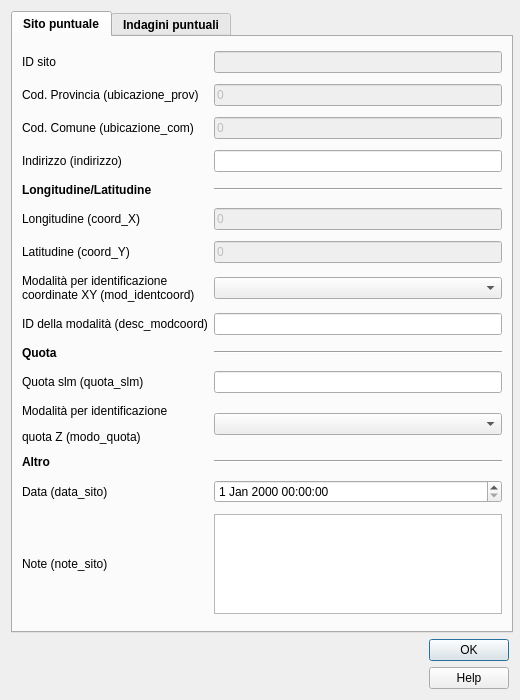
<?xml version="1.0" encoding="UTF-8"?>
<ui version="4.0">
 <class>siti_puntuali</class>
 <widget class="QDialog" name="siti_puntuali">
  <property name="geometry">
   <rect>
    <x>0</x>
    <y>0</y>
    <width>520</width>
    <height>700</height>
   </rect>
  </property>
  <property name="sizePolicy">
   <sizepolicy hsizetype="Fixed" vsizetype="Fixed">
    <horstretch>0</horstretch>
    <verstretch>0</verstretch>
   </sizepolicy>
  </property>
  <property name="minimumSize">
   <size>
    <width>520</width>
    <height>700</height>
   </size>
  </property>
  <property name="maximumSize">
   <size>
    <width>1500</width>
    <height>1500</height>
   </size>
  </property>
  <property name="windowTitle">
   <string>Siti puntuali</string>
  </property>
  <property name="modal">
   <bool>true</bool>
  </property>
  <layout class="QVBoxLayout" name="verticalLayout_2">
   <item>
    <widget class="QTabWidget" name="tabWidget">
     <property name="enabled">
      <bool>true</bool>
     </property>
     <property name="sizePolicy">
      <sizepolicy hsizetype="Expanding" vsizetype="Expanding">
       <horstretch>0</horstretch>
       <verstretch>0</verstretch>
      </sizepolicy>
     </property>
     <property name="minimumSize">
      <size>
       <width>502</width>
       <height>435</height>
      </size>
     </property>
     <property name="maximumSize">
      <size>
       <width>1450</width>
       <height>1450</height>
      </size>
     </property>
     <property name="palette">
      <palette>
       <active>
        <colorrole role="Light">
         <brush brushstyle="SolidPattern">
          <color alpha="255">
           <red>255</red>
           <green>255</green>
           <blue>255</blue>
          </color>
         </brush>
        </colorrole>
       </active>
       <inactive>
        <colorrole role="Light">
         <brush brushstyle="SolidPattern">
          <color alpha="255">
           <red>255</red>
           <green>255</green>
           <blue>255</blue>
          </color>
         </brush>
        </colorrole>
       </inactive>
       <disabled>
        <colorrole role="Light">
         <brush brushstyle="SolidPattern">
          <color alpha="255">
           <red>255</red>
           <green>255</green>
           <blue>255</blue>
          </color>
         </brush>
        </colorrole>
       </disabled>
      </palette>
     </property>
     <property name="font">
      <font>
       <weight>75</weight>
       <bold>true</bold>
      </font>
     </property>
     <property name="toolTip">
      <string/>
     </property>
     <property name="currentIndex">
      <number>0</number>
     </property>
     <widget class="QWidget" name="tab">
      <attribute name="title">
       <string>Sito puntuale</string>
      </attribute>
      <layout class="QGridLayout" name="gridLayout">
       <item row="18" column="0">
        <widget class="QLabel" name="label_16">
         <property name="text">
          <string>&lt;b&gt;Quota&lt;/b&gt;</string>
         </property>
        </widget>
       </item>
       <item row="22" column="0">
        <widget class="QLabel" name="label_6">
         <property name="font">
          <font>
           <weight>50</weight>
           <bold>false</bold>
          </font>
         </property>
         <property name="text">
          <string>Data (data_sito)</string>
         </property>
        </widget>
       </item>
       <item row="1" column="0">
        <widget class="QLabel" name="label_14">
         <property name="font">
          <font>
           <weight>50</weight>
           <bold>false</bold>
          </font>
         </property>
         <property name="text">
          <string>Cod. Provincia (ubicazione_prov)</string>
         </property>
        </widget>
       </item>
       <item row="19" column="1">
        <widget class="QLineEdit" name="quota_slm">
         <property name="font">
          <font>
           <weight>50</weight>
           <bold>false</bold>
          </font>
         </property>
         <property name="toolTip">
          <string/>
         </property>
        </widget>
       </item>
       <item row="10" column="1">
        <widget class="QLineEdit" name="coord_y">
         <property name="enabled">
          <bool>false</bool>
         </property>
         <property name="font">
          <font>
           <weight>50</weight>
           <bold>false</bold>
          </font>
         </property>
         <property name="toolTip">
          <string/>
         </property>
         <property name="text">
          <string>0</string>
         </property>
        </widget>
       </item>
       <item row="5" column="1">
        <widget class="Line" name="line">
         <property name="orientation">
          <enum>Qt::Horizontal</enum>
         </property>
        </widget>
       </item>
       <item row="6" column="1">
        <widget class="QLineEdit" name="coord_x">
         <property name="enabled">
          <bool>false</bool>
         </property>
         <property name="font">
          <font>
           <weight>50</weight>
           <bold>false</bold>
          </font>
         </property>
         <property name="toolTip">
          <string/>
         </property>
         <property name="inputMethodHints">
          <set>Qt::ImhNone</set>
         </property>
         <property name="text">
          <string>0</string>
         </property>
        </widget>
       </item>
       <item row="4" column="1">
        <widget class="QLineEdit" name="indirizzo">
         <property name="font">
          <font>
           <weight>50</weight>
           <bold>false</bold>
          </font>
         </property>
         <property name="toolTip">
          <string/>
         </property>
        </widget>
       </item>
       <item row="2" column="1">
        <widget class="QLineEdit" name="ubicazione_com">
         <property name="enabled">
          <bool>false</bool>
         </property>
         <property name="font">
          <font>
           <weight>50</weight>
           <bold>false</bold>
          </font>
         </property>
         <property name="toolTip">
          <string/>
         </property>
         <property name="text">
          <string>0</string>
         </property>
        </widget>
       </item>
       <item row="0" column="1">
        <widget class="QLineEdit" name="id_spu">
         <property name="enabled">
          <bool>false</bool>
         </property>
         <property name="palette">
          <palette>
           <active>
            <colorrole role="Text">
             <brush brushstyle="SolidPattern">
              <color alpha="255">
               <red>113</red>
               <green>113</green>
               <blue>113</blue>
              </color>
             </brush>
            </colorrole>
            <colorrole role="PlaceholderText">
             <brush brushstyle="NoBrush">
              <color alpha="128">
               <red>113</red>
               <green>113</green>
               <blue>113</blue>
              </color>
             </brush>
            </colorrole>
           </active>
           <inactive>
            <colorrole role="Text">
             <brush brushstyle="SolidPattern">
              <color alpha="255">
               <red>113</red>
               <green>113</green>
               <blue>113</blue>
              </color>
             </brush>
            </colorrole>
            <colorrole role="PlaceholderText">
             <brush brushstyle="NoBrush">
              <color alpha="128">
               <red>113</red>
               <green>113</green>
               <blue>113</blue>
              </color>
             </brush>
            </colorrole>
           </inactive>
           <disabled>
            <colorrole role="Text">
             <brush brushstyle="SolidPattern">
              <color alpha="255">
               <red>120</red>
               <green>120</green>
               <blue>120</blue>
              </color>
             </brush>
            </colorrole>
            <colorrole role="PlaceholderText">
             <brush brushstyle="NoBrush">
              <color alpha="128">
               <red>113</red>
               <green>113</green>
               <blue>113</blue>
              </color>
             </brush>
            </colorrole>
           </disabled>
          </palette>
         </property>
         <property name="font">
          <font>
           <weight>50</weight>
           <bold>false</bold>
          </font>
         </property>
         <property name="toolTip">
          <string/>
         </property>
         <property name="text">
          <string/>
         </property>
        </widget>
       </item>
       <item row="0" column="0">
        <widget class="QLabel" name="label_8">
         <property name="font">
          <font>
           <weight>50</weight>
           <bold>false</bold>
          </font>
         </property>
         <property name="text">
          <string>ID sito</string>
         </property>
        </widget>
       </item>
       <item row="23" column="0">
        <widget class="QLabel" name="label_7">
         <property name="font">
          <font>
           <weight>50</weight>
           <bold>false</bold>
          </font>
         </property>
         <property name="text">
          <string>Note (note_sito)</string>
         </property>
        </widget>
       </item>
       <item row="1" column="1">
        <widget class="QLineEdit" name="ubicazione_prov">
         <property name="enabled">
          <bool>false</bool>
         </property>
         <property name="font">
          <font>
           <weight>50</weight>
           <bold>false</bold>
          </font>
         </property>
         <property name="toolTip">
          <string/>
         </property>
         <property name="text">
          <string>0</string>
         </property>
        </widget>
       </item>
       <item row="22" column="1">
        <widget class="QDateTimeEdit" name="data_sito">
         <property name="font">
          <font>
           <weight>50</weight>
           <bold>false</bold>
          </font>
         </property>
         <property name="toolTip">
          <string/>
         </property>
        </widget>
       </item>
       <item row="23" column="1">
        <widget class="QTextEdit" name="note_sito">
         <property name="maximumSize">
          <size>
           <width>16777215</width>
           <height>100</height>
          </size>
         </property>
         <property name="font">
          <font>
           <weight>50</weight>
           <bold>false</bold>
          </font>
         </property>
         <property name="toolTip">
          <string/>
         </property>
        </widget>
       </item>
       <item row="21" column="0">
        <widget class="QLabel" name="label_17">
         <property name="text">
          <string>&lt;b&gt;Altro&lt;/b&gt;</string>
         </property>
        </widget>
       </item>
       <item row="4" column="0">
        <widget class="QLabel" name="label_2">
         <property name="font">
          <font>
           <weight>50</weight>
           <bold>false</bold>
          </font>
         </property>
         <property name="text">
          <string>Indirizzo (indirizzo)</string>
         </property>
        </widget>
       </item>
       <item row="17" column="0">
        <widget class="QLabel" name="label_3">
         <property name="font">
          <font>
           <weight>50</weight>
           <bold>false</bold>
          </font>
         </property>
         <property name="text">
          <string>ID della modalità (desc_modcoord)</string>
         </property>
        </widget>
       </item>
       <item row="2" column="0">
        <widget class="QLabel" name="label_15">
         <property name="font">
          <font>
           <weight>50</weight>
           <bold>false</bold>
          </font>
         </property>
         <property name="text">
          <string>Cod. Comune (ubicazione_com)</string>
         </property>
        </widget>
       </item>
       <item row="17" column="1">
        <widget class="QLineEdit" name="desc_modcoord">
         <property name="font">
          <font>
           <weight>50</weight>
           <bold>false</bold>
          </font>
         </property>
         <property name="toolTip">
          <string/>
         </property>
        </widget>
       </item>
       <item row="20" column="0">
        <widget class="QLabel" name="label_5">
         <property name="font">
          <font>
           <weight>50</weight>
           <bold>false</bold>
          </font>
         </property>
         <property name="text">
          <string>&lt;html&gt;&lt;head/&gt;&lt;body&gt;&lt;p&gt;Modalità per identificazione&lt;/p&gt;&lt;p&gt;quota Z (modo_quota)&lt;/p&gt;&lt;/body&gt;&lt;/html&gt;</string>
         </property>
        </widget>
       </item>
       <item row="6" column="0">
        <widget class="QLabel" name="label_12">
         <property name="font">
          <font>
           <weight>50</weight>
           <bold>false</bold>
          </font>
         </property>
         <property name="text">
          <string>Longitudine (coord_X)</string>
         </property>
        </widget>
       </item>
       <item row="21" column="1">
        <widget class="Line" name="line_3">
         <property name="orientation">
          <enum>Qt::Horizontal</enum>
         </property>
        </widget>
       </item>
       <item row="5" column="0">
        <widget class="QLabel" name="label_9">
         <property name="text">
          <string>&lt;b&gt;Longitudine/Latitudine&lt;/b&gt;</string>
         </property>
        </widget>
       </item>
       <item row="20" column="1">
        <widget class="QComboBox" name="modo_quota">
         <property name="sizePolicy">
          <sizepolicy hsizetype="Expanding" vsizetype="Fixed">
           <horstretch>0</horstretch>
           <verstretch>0</verstretch>
          </sizepolicy>
         </property>
         <property name="font">
          <font>
           <weight>50</weight>
           <bold>false</bold>
          </font>
         </property>
         <property name="toolTip">
          <string/>
         </property>
        </widget>
       </item>
       <item row="18" column="1">
        <widget class="Line" name="line_2">
         <property name="orientation">
          <enum>Qt::Horizontal</enum>
         </property>
        </widget>
       </item>
       <item row="10" column="0">
        <widget class="QLabel" name="label_13">
         <property name="font">
          <font>
           <weight>50</weight>
           <bold>false</bold>
          </font>
         </property>
         <property name="text">
          <string>Latitudine (coord_Y)</string>
         </property>
        </widget>
       </item>
       <item row="15" column="0">
        <widget class="QLabel" name="label">
         <property name="font">
          <font>
           <weight>50</weight>
           <bold>false</bold>
          </font>
         </property>
         <property name="text">
          <string>Modalità per identificazione
coordinate XY (mod_identcoord)</string>
         </property>
        </widget>
       </item>
       <item row="19" column="0">
        <widget class="QLabel" name="label_4">
         <property name="font">
          <font>
           <weight>50</weight>
           <bold>false</bold>
          </font>
         </property>
         <property name="text">
          <string>Quota slm (quota_slm)</string>
         </property>
        </widget>
       </item>
       <item row="15" column="1">
        <widget class="QComboBox" name="mod_identcoord">
         <property name="sizePolicy">
          <sizepolicy hsizetype="Expanding" vsizetype="Fixed">
           <horstretch>0</horstretch>
           <verstretch>0</verstretch>
          </sizepolicy>
         </property>
         <property name="font">
          <font>
           <weight>50</weight>
           <bold>false</bold>
          </font>
         </property>
         <property name="toolTip">
          <string/>
         </property>
        </widget>
       </item>
      </layout>
     </widget>
     <widget class="QWidget" name="tab_3">
      <attribute name="title">
       <string>Indagini puntuali</string>
      </attribute>
      <layout class="QGridLayout" name="gridLayout_4">
       <item row="1" column="0">
        <widget class="QgsRelationEditorWidget" name="fk_p_siti_indagini">
         <property name="enabled">
          <bool>true</bool>
         </property>
         <property name="sizePolicy">
          <sizepolicy hsizetype="Expanding" vsizetype="Expanding">
           <horstretch>0</horstretch>
           <verstretch>0</verstretch>
          </sizepolicy>
         </property>
         <property name="minimumSize">
          <size>
           <width>0</width>
           <height>0</height>
          </size>
         </property>
         <property name="maximumSize">
          <size>
           <width>1450</width>
           <height>16777215</height>
          </size>
         </property>
         <property name="font">
          <font>
           <family>Arial</family>
           <weight>75</weight>
           <bold>true</bold>
          </font>
         </property>
         <property name="toolTip">
          <string>Indagini correlate.</string>
         </property>
         <property name="styleSheet">
          <string notr="true">QgsCollapsibleGroupBoxBasic::title, QgsCollapsibleGroupBox::title {  subcontrol-origin: margin;  subcontrol-position: top left;  margin-left: 20px;  margin-right: 5px;  left: 0px;  top: 2px;}</string>
         </property>
         <property name="viewMode">
          <enum>QgsDualView::AttributeTable</enum>
         </property>
         <property name="title" stdset="0">
          <string>Indagini correlate</string>
         </property>
         <property name="collapsed" stdset="0">
          <bool>false</bool>
         </property>
         <property name="syncGroup" stdset="0">
          <string/>
         </property>
         <property name="qgisRelation" stdset="0">
          <string notr="true">fk_p_siti_indagini</string>
         </property>
        </widget>
       </item>
       <item row="0" column="0">
        <widget class="QLabel" name="label_19">
         <property name="text">
          <string>&lt;B&gt;INDAGINI PUNTUALI&lt;/B&gt;</string>
         </property>
        </widget>
       </item>
      </layout>
     </widget>
    </widget>
   </item>
   <item>
    <layout class="QHBoxLayout" name="horizontalLayout">
     <item>
      <widget class="QLabel" name="label_logo_cnr">
       <property name="maximumSize">
        <size>
         <width>81</width>
         <height>60</height>
        </size>
       </property>
       <property name="text">
        <string/>
       </property>
       <property name="pixmap">
        <pixmap>../loghi/Logo CNR-2010-Quadrato-ITA-high.png</pixmap>
       </property>
       <property name="scaledContents">
        <bool>true</bool>
       </property>
      </widget>
     </item>
     <item>
      <widget class="QLabel" name="label_logo_igag">
       <property name="maximumSize">
        <size>
         <width>70</width>
         <height>60</height>
        </size>
       </property>
       <property name="text">
        <string/>
       </property>
       <property name="pixmap">
        <pixmap>../loghi/IGAG-CMYK.png</pixmap>
       </property>
       <property name="scaledContents">
        <bool>true</bool>
       </property>
      </widget>
     </item>
     <item>
      <spacer name="horizontalSpacer">
       <property name="orientation">
        <enum>Qt::Horizontal</enum>
       </property>
       <property name="sizeHint" stdset="0">
        <size>
         <width>40</width>
         <height>20</height>
        </size>
       </property>
      </spacer>
     </item>
     <item>
      <layout class="QVBoxLayout" name="verticalLayout">
       <item>
        <widget class="QDialogButtonBox" name="buttonBox">
         <property name="sizePolicy">
          <sizepolicy hsizetype="Fixed" vsizetype="Fixed">
           <horstretch>0</horstretch>
           <verstretch>0</verstretch>
          </sizepolicy>
         </property>
         <property name="minimumSize">
          <size>
           <width>0</width>
           <height>0</height>
          </size>
         </property>
         <property name="cursor">
          <cursorShape>PointingHandCursor</cursorShape>
         </property>
         <property name="orientation">
          <enum>Qt::Vertical</enum>
         </property>
         <property name="standardButtons">
          <set>QDialogButtonBox::Ok</set>
         </property>
         <property name="centerButtons">
          <bool>true</bool>
         </property>
        </widget>
       </item>
       <item>
        <widget class="QPushButton" name="help_button">
         <property name="cursor">
          <cursorShape>PointingHandCursor</cursorShape>
         </property>
         <property name="text">
          <string>Help</string>
         </property>
        </widget>
       </item>
      </layout>
     </item>
    </layout>
   </item>
  </layout>
 </widget>
 <customwidgets>
  <customwidget>
   <class>QgsRelationEditorWidget</class>
   <extends>QWidget</extends>
   <header>qgsrelationeditorwidget.h</header>
   <container>1</container>
  </customwidget>
 </customwidgets>
 <tabstops>
  <tabstop>tabWidget</tabstop>
  <tabstop>id_spu</tabstop>
  <tabstop>ubicazione_prov</tabstop>
  <tabstop>ubicazione_com</tabstop>
  <tabstop>indirizzo</tabstop>
  <tabstop>coord_x</tabstop>
  <tabstop>coord_y</tabstop>
  <tabstop>mod_identcoord</tabstop>
  <tabstop>desc_modcoord</tabstop>
  <tabstop>quota_slm</tabstop>
  <tabstop>modo_quota</tabstop>
  <tabstop>data_sito</tabstop>
  <tabstop>note_sito</tabstop>
  <tabstop>help_button</tabstop>
 </tabstops>
 <resources/>
 <connections/>
</ui>
